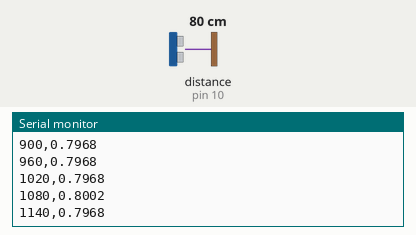
Recording of a sketch running on a simulated Arduino Uno, built with avr-gcc and run on an emulated ATmega328P. Shown: the last lines printed to the serial monitor. Wiring (from diagram.json): ultrasonic range finder: trigger pin 9; echo pin 10. The test bench sets the inputs (shaded band); at power-on: distance to the obstacle (sensor on pin 10) 80 cm. The echo pulse lasts 58.3 µs per cm.

Above: at 1.2 s.
1.3 s: distance to the obstacle (sensor on pin 10) set to 2 cm
At 1.33 s:
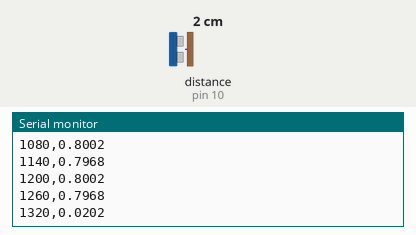
2.8 s: distance to the obstacle (sensor on pin 10) set to 4 cm
At 2.83 s:
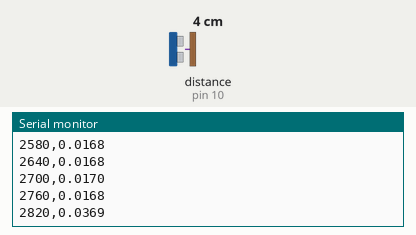
Timing chart, 0 to 5.8 s (numbered marks = the images above; inputs shaded):
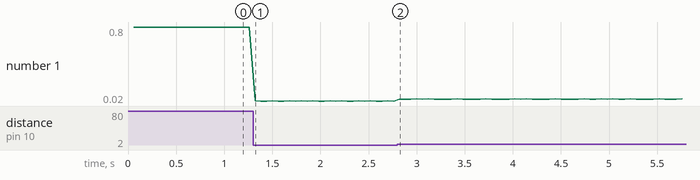

The sketch:

free-fall.ino
```cpp
// @pin TRIG=D9
// @pin ECHO=D10
// @baud 9600
const byte TRIG=9, ECHO=10;
// @tunable samplingIntervalMs
const unsigned long samplingIntervalMs = 60;
float distanceM() {
  digitalWrite(TRIG,LOW);
  delayMicroseconds(2);
  digitalWrite(TRIG,HIGH);
  delayMicroseconds(10);
  digitalWrite(TRIG,LOW);
  unsigned long us=pulseIn(ECHO,HIGH,30000);
  // 미수신은 nan 대신 -1로 표시합니다. nan 문자열은 표 계산 프로그램이
  // 숫자로 읽지 못합니다. -1인 행은 지우고 분석하세요.
  return us ? us*0.0001715 : -1.0;
}
void setup() {
  Serial.begin(9600);
  pinMode(TRIG,OUTPUT);
  pinMode(ECHO,INPUT);
  Serial.println("time_ms,distance_m");
}
void loop() {
  static unsigned long last=0;
  if (millis()-last<samplingIntervalMs) return;
  last=millis();
  Serial.print(last);
  Serial.print(',');
  Serial.println(distanceM(),4);
}
```

Measured:
- after the input at 1.3 s, the serial monitor: prints a new line at once (image 1)
- plotted number 1: 0.8 → 0.02 after the input at 1.3 s
